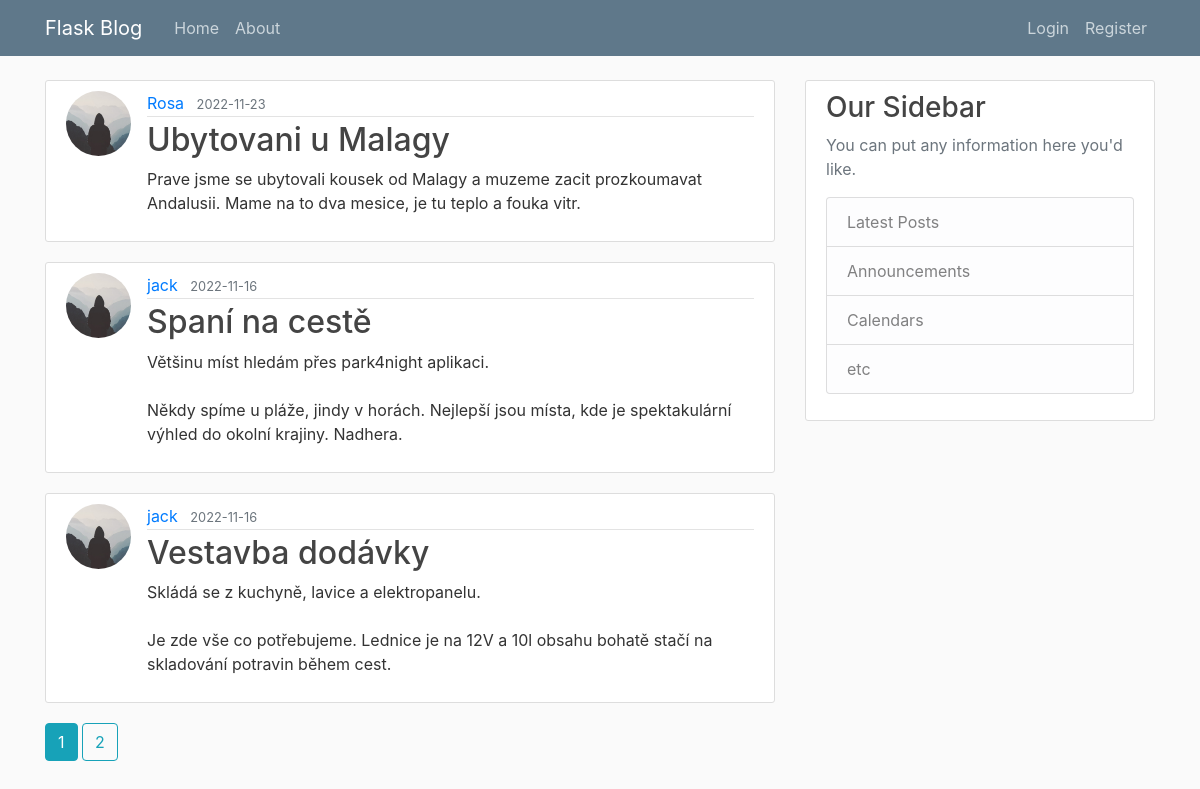
The page /home on the database its author committed.
### travelblog/models.py (models this page shows, shortened)
class Post(db.Model):
    id = db.Column(db.Integer, primary_key=True)
    title = db.Column(db.String(100), nullable = False)
    date_posted = db.Column(db.DateTime, nullable = False, default = datetime.utcnow)
    content = db.Column(db.Text, nullable = False)
    user_id = db.Column(db.Integer, db.ForeignKey('user.id'), nullable = False)

class User(db.Model, UserMixin):
    id = db.Column(db.Integer, primary_key=True)
    username = db.Column(db.String(20), unique=True, nullable = False)
    email = db.Column(db.String(120), unique=True, nullable = False)
    image_file = db.Column(db.String(20), nullable = False, default ='default.jpg')
    password = db.Column(db.String(60), nullable = False)
    posts = db.relationship('Post', backref='author', lazy=True)

### travelblog/main/routes.py (the view)
@main.route('/')
@main.route('/home')
def home():
    page = request.args.get('page', 1, type=int)
    posts = Post.query.order_by(Post.date_posted.desc()).paginate(page=page, per_page=3)
    return render_template ('home.html', posts = posts)

### travelblog/templates/home.html
{% extends "layout.html" %}
{% block content %}
	{% for post in posts.items %}
		<article class="media content-section">
			<img class="rounded-circle article-img" src="{{ url_for('static', filename='profile_pics/' + post.author.image_file) }}">
		  <div class="media-body">
		    <div class="article-metadata">
		      <a class="mr-2" href="{{ url_for('users.user_posts', username=post.author.username) }}">{{ post.author.username }}</a>
		      <small class="text-muted">{{ post.date_posted.strftime('%Y-%m-%d') }}</small>
		    </div>
		    <h2><a class="article-title" href="{{ url_for('posts.post', post_id = post.id) }}">{{ post.title }}</a></h2>
		    <p class="article-content">{{ post.content }}</p>
		  </div>
		</article>
	{% endfor %}
	{% for page_num in posts.iter_pages(left_edge=1, right_edge=1, left_current=1, right_current=2) %}
		{% if page_num %}
			{% if posts.page == page_num %}
				<a class="btn btn-info mb-4" href="{{ url_for('main.home', page=page_num) }}">{{page_num}}</a>
			{% else %}
				<a class="btn btn-outline-info mb-4" href="{{ url_for('main.home', page=page_num) }}">{{page_num}}</a>
			{% endif %}
		{% else %}
			...
		{% endif %}
	{% endfor %}
{% endblock content %}

### travelblog/static/main.css (style rules this page uses)
body { background: #fafafa; color: #333333; margin-top: 5rem; }
h1, h2, h3, h4, h5, h6 { color: #444444; }
.content-section { background: #ffffff; padding: 10px 20px; border: 1px solid #dddddd; border-radius: 3px; margin-bottom: 20px; }
.article-title { color: #444444; }
.article-content { white-space: pre-line; }
.article-img { height: 65px; width: 65px; margin-right: 16px; }
.article-metadata { padding-bottom: 1px; margin-bottom: 4px; border-bottom: 1px solid #e3e3e3 }

### rows shown on the page
Post: image_file (placeholder picture), author.username "Rosa", date_posted "2022-11-23", title "Ubytovani u Malagy", content "Prave jsme se ubytovali kousek od Malagy a muzeme zacit prozkoumavat Andalusii. Mame na to dva mesice, je tu teplo a fouka vitr."
Post: image_file (placeholder picture), author.username "jack", date_posted "2022-11-16", title "Spaní na cestě", content "Většinu míst hledám přes park4night aplikaci. Někdy spíme u pláže, jindy v horách. Nejlepší jsou místa, kde je spektakulární výhled do okolní krajiny. Nadhera."
Post: image_file (placeholder picture), author.username "jack", date_posted "2022-11-16", title "Vestavba dodávky", content "Skládá se z kuchyně, lavice a elektropanelu. Je zde vše co potřebujeme. Lednice je na 12V a 10l obsahu bohatě stačí na skladování potravin během cest."

### other values the page prints
{{ page_num }} "1"
{{ page_num }} "2"
